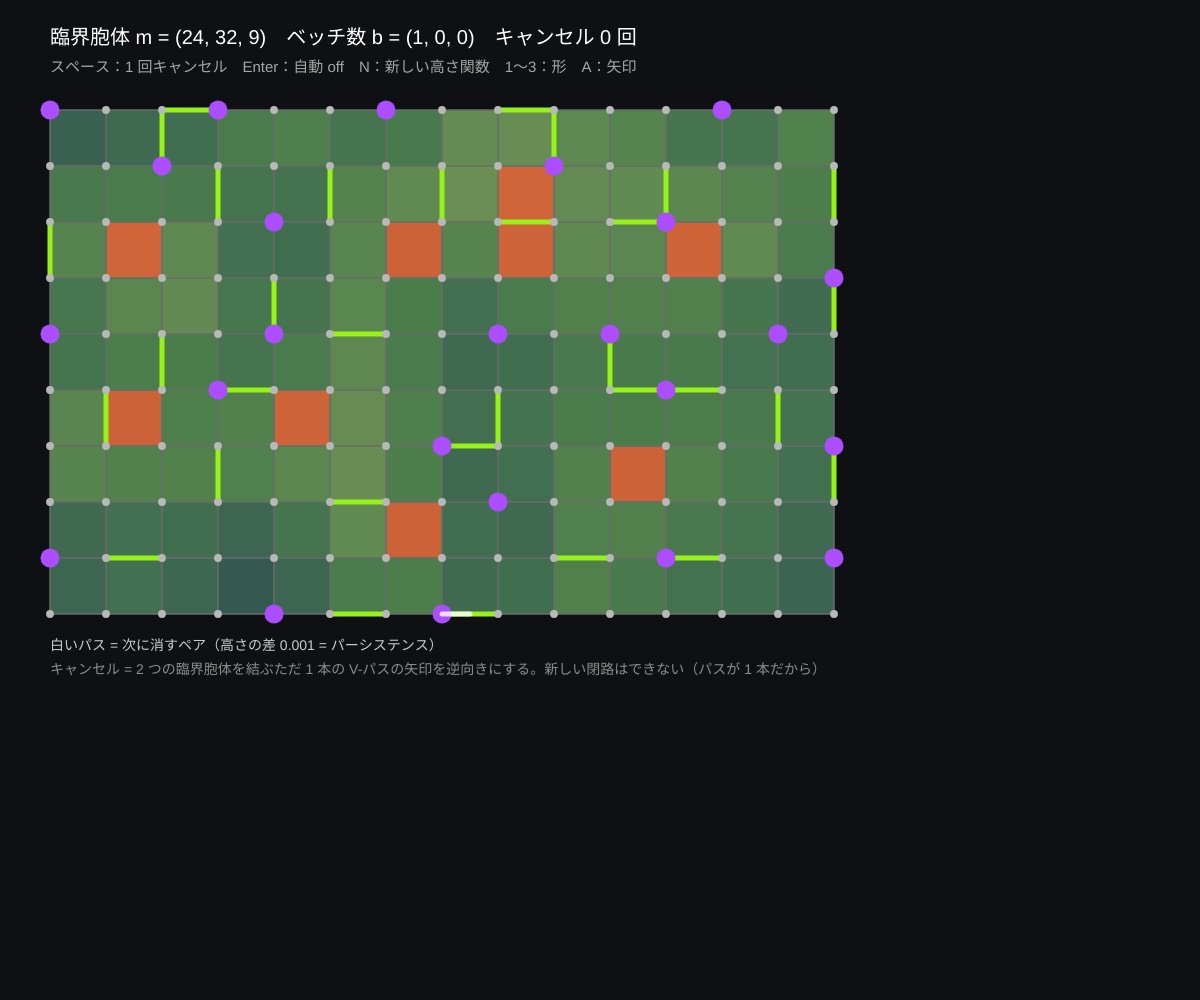
Frame 1 (no input)
Frame 60 (no input): identical to frame 1, image omitted
Frame 120 (the mouse pressed at the canvas centre since frame 60): identical to frame 1, image omitted

The p5.js sketch that drew this single still picture (run headless with seeded random() and noise() and a simulated clock; from frame 60 on, the mouse is pressed at the canvas centre):

// p5.js sketch
// ── sketch.js
// ============================================
// 07 臨界胞体を減らす ─ キャンセルで最適な勾配場へ
// 余分な臨界胞体は「極小と鞍点」「鞍点と極大」のペアで現れる。2 つを結ぶ V-パスがちょうど 1 本なら、
//   そのパスの矢印を全部逆向きにすると（キャンセル）、閉路を作らずに臨界胞体が 2 つ減る
//   高さの差（パーシステンス）が小さいペアから順に消していく貪欲法。m_k = b_k になったら最適（完全モース関数）
// スペース = 1 回キャンセル / Enter = 自動 / N = 新しい高さ関数 / 1〜3 = 円盤・円環・穴 2 つ / A = 矢印
// ============================================

let nx = 14, ny = 9, cs = 56;     // ★ 格子の大きさ
let cx, pos, pair = [], h = [];
let ox = 50, oy = 110, shapeNo = 1, auto = false, showArrows = false;
let lastPath = null, flash = 0, msg = '', nCancel = 0;

function setup() {
  createCanvas(windowWidth, windowHeight);
  colorMode(HSB, 360, 100, 100, 100);
  buildComplex();
}
function buildComplex() {
  let holes = shapeNo === 1 ? [] : shapeNo === 2 ? [[5, 3, 4, 3]] : [[3, 3, 3, 3], [8, 3, 3, 3]];
  cx = makeGridComplex(nx, ny, 'none', (i, j) => !holes.some(([x, y, w, hh]) => i >= x && i < x + w && j >= y && j < y + hh));
  pos = gridPositions(cx, ox, oy, cs);
  newHeight();
}
function newHeight() {
  noiseSeed(Math.floor(random(10000)));
  h = [];
  for (let i = 0; i <= nx; i++) for (let j = 0; j <= ny; j++) if (cx.vid[i][j] >= 0) h[cx.vid[i][j]] = noise(i * 0.5, j * 0.5) + 0.0001 * (i * 3 + j);
  pair = gradientFromHeight(cx, h);
  lastPath = null; nCancel = 0; auto = false; msg = '';
}
// 胞体の高さ = いちばん高い頂点の高さ
function cellHeight(c) { return Math.max(...cx.cells[c].verts.map((v) => h[v])); }

// ★ キャンセルできるペアを探す：臨界胞体 c から降りる V-パスのうち、終点が同じものが 1 本だけのもの。高さの差が最小のものを返す
function findCancellable() {
  let best = null;
  for (let c = 0; c < cx.cells.length; c++) {
    if (pair[c] >= 0 || cx.cells[c].dim === 0) continue;
    let paths = descendPaths(cx, pair, c), ends = {};
    for (let p of paths) { let e = p[p.length - 1]; ends[e] = (ends[e] || []).concat([p]); }
    for (let e in ends) if (ends[e].length === 1) {
      let pers = cellHeight(c) - cellHeight(Number(e));
      if (!best || pers < best.pers) best = { path: ends[e][0], pers };
    }
  }
  return best;
}
// ★ キャンセル：パス c0, c1, c2, … の矢印を (c0,c1), (c2,c3), … に組み替える（向きが逆になる）
function cancel(path) {
  for (let k = 0; k + 1 < path.length; k += 2) { pair[path[k]] = path[k + 1]; pair[path[k + 1]] = path[k]; }
}
function stepCancel() {
  let c = findCancellable();
  if (!c) { auto = false; msg = 'キャンセルできるペアがない'; return; }
  cancel(c.path); lastPath = c.path; flash = 1; nCancel++;
  msg = (cx.cells[c.path[0]].dim === 1 ? '鞍点 − 極小' : '極大 − 鞍点') + ' のペアを消した（高さの差 ' + nf(c.pers, 1, 3) + '）';
}

function draw() {
  background(225, 30, 8);
  if (auto && frameCount % 20 === 0) stepCancel();
  flash *= 0.96;
  noStroke();
  for (let i = 0; i < nx; i++) for (let j = 0; j < ny; j++) {
    let f = cx.fid[i][j]; if (f < 0) continue;
    let v = cx.cells[f].verts.reduce((s, q) => s + h[q], 0) / cx.cells[f].verts.length;
    fill(200 - v * 150, 40, 25 + v * 45); rect(ox + i * cs, oy + j * cs, cs, cs);
  }
  drawGridComplex(cx, pair, ox, oy, cs, showArrows, null, true);
  // 次に消すパス（白）と直前に消したパス（黄）
  let nxt = auto ? null : findCancellable();
  if (nxt) { stroke(0, 0, 100, 80); strokeWeight(5); noFill(); beginShape(); for (let c of nxt.path) vertex(pos[c].x, pos[c].y); endShape(); }
  if (lastPath && flash > 0.05) { stroke(48, 90, 100, flash * 100); strokeWeight(8); noFill(); beginShape(); for (let c of lastPath) vertex(pos[c].x, pos[c].y); endShape(); }

  let m = countCritical(cx, pair), b = bettiNumbers(cx);
  let optimal = m[0] === b.b0 && m[1] === b.b1 && m[2] === b.b2;
  fill(0, 0, 100); noStroke(); textSize(20); textAlign(LEFT, BASELINE);
  text('臨界胞体 m = (' + m.join(', ') + ')　ベッチ数 b = (' + b.b0 + ', ' + b.b1 + ', ' + b.b2 + ')　キャンセル ' + nCancel + ' 回', ox, 44);
  fill(0, 0, 65); textSize(15);
  text('スペース：1 回キャンセル　Enter：自動 ' + (auto ? 'ON' : 'off') + '　N：新しい高さ関数　1〜3：形　A：矢印　　' + msg, ox, 72);
  if (optimal) {
    fill(48, 90, 100); textSize(34); textAlign(CENTER, CENTER);
    text('★ 最適！ m_k = b_k　完全モース関数（これ以上減らせない）', ox + nx * cs / 2, oy + ny * cs / 2);
    textAlign(LEFT, BASELINE);
  } else if (nxt) { fill(0, 0, 80); textSize(14); text('白いパス = 次に消すペア（高さの差 ' + nf(nxt.pers, 1, 3) + ' = パーシステンス）', ox, oy + ny * cs + 36); }
  else { fill(0, 80, 100); textSize(14); text('V-パスが 2 本以上あるペアしか残っていない → 貪欲法ではここまで（N で別の関数を試そう）', ox, oy + ny * cs + 36); }
  fill(0, 0, 55); textSize(14);
  text('キャンセル = 2 つの臨界胞体を結ぶただ 1 本の V-パスの矢印を逆向きにする。新しい閉路はできない（パスが 1 本だから）', ox, oy + ny * cs + 60);
}

function keyPressed() {
  if (key === ' ') stepCancel();
  if (key === ENTER) auto = !auto;
  if (key === 'n' || key === 'N') newHeight();
  if (key === 'a' || key === 'A') showArrows = !showArrows;
  if (key === '1' || key === '2' || key === '3') { shapeNo = Number(key); buildComplex(); }
}

// ---------- やってみよう ----------
// 1. スペースを 1 回押すたびに m がどう変わるか記録しよう。m0 − m1 + m2 は？
// 2. 「高さの差が小さい順」をやめて、大きい順に消すとどうなる？（findCancellable の < を > に）
// 3. 円環（2）で最適になったとき、残った鞍点（ライムの辺）は穴のどこにある？
// 4. キャンセルできないペア（V-パスが 2 本）がある高さ関数を N で探して、なぜ 2 本あるのか図で考えよう


// ==================================================
// ここから下は「離散モース理論の道具」
//   格子の胞体複体をつくる・ベッチ数を数える・高さ関数から勾配場をつくる・V-パスをたどる・臨界胞体を数える・描く
// ==================================================

// 格子（nx × ny マス）の胞体複体。ident は辺の同一視：'none' | 'torus' | 'sphere' | 'klein'
//   mask(i, j) が false のマス（面）は入れない（穴のある複体をつくる）
//   返り値 cx：cells = [{ dim, verts, faces, cofaces }]（頂点 → 辺 → 面の順に番号）
//             vid[i][j]・eh[i][j]（横の辺）・ev[i][j]（縦の辺）・fid[i][j] = 格子の位置 → 胞体番号（なければ -1）


// ==================================================
// ここから下は「離散モース理論の道具」
//   格子の胞体複体をつくる・高さ関数から勾配場をつくる・V-パスをたどる・ベッチ数を数える・描く
// ==================================================

// 格子（nx × ny マス）の胞体複体。ident は辺の同一視：'none' | 'torus' | 'sphere' | 'klein'
//   mask(i, j) が false のマス（面）は入れない（穴のある複体をつくる）
//   返り値 cx：cells = [{ dim, verts, faces, cofaces }]（頂点 → 辺 → 面の順に番号）
//             vid[i][j]・eh[i][j]（横の辺）・ev[i][j]（縦の辺）・fid[i][j] = 格子の位置 → 胞体番号（なければ -1）
function makeGridComplex(nx, ny, ident, mask) {
  ident = ident || 'none';
  let canon = (i, j) => {
    if (ident === 'torus') { i = i % nx; j = j % ny; }
    else if (ident === 'klein') { if (i === nx) { i = 0; j = ny - j; } if (j === ny) j = 0; }
    else if (ident === 'sphere') { if (j === 0) { j = i; i = 0; } else if (i === nx) { i = j; j = ny; } }
    return i + ',' + j;
  };
  let cells = [], keyId = {};
  let getCell = (k, dim, verts) => { if (keyId[k] === undefined) { keyId[k] = cells.length; cells.push({ dim, verts, faces: [], cofaces: [] }); } return keyId[k]; };
  let vid = [], eh = [], ev = [], fid = [];
  for (let i = 0; i <= nx; i++) { vid[i] = []; eh[i] = []; ev[i] = []; fid[i] = []; for (let j = 0; j <= ny; j++) { vid[i][j] = -1; eh[i][j] = -1; ev[i][j] = -1; fid[i][j] = -1; } }
  let keep = (i, j) => i >= 0 && j >= 0 && i < nx && j < ny && (!mask || mask(i, j));
  for (let i = 0; i <= nx; i++) for (let j = 0; j <= ny; j++)
    if (keep(i, j) || keep(i - 1, j) || keep(i, j - 1) || keep(i - 1, j - 1)) { let v = getCell('v' + canon(i, j), 0, []); cells[v].verts = [v]; vid[i][j] = v; }
  // 辺は「格子のどの位置の辺か」で同一視する（同じ 2 頂点をもつ別の辺もあるので頂点の組では区別しない）
  let canonE = (i, j, dir) => {
    if (ident === 'torus') { i = i % nx; j = j % ny; }
    else if (ident === 'klein') { if (dir === 'h' && j === ny) j = 0; if (dir === 'v' && i === nx) { i = 0; j = ny - j - 1; } }
    else if (ident === 'sphere') { if (dir === 'h' && j === 0) { dir = 'v'; j = i; i = 0; } else if (dir === 'v' && i === nx) { dir = 'h'; i = j; j = ny; } }
    return 'e' + dir + i + ',' + j;
  };
  let addEdge = (k, a, b) => (a < 0 || b < 0 || a === b) ? -1 : getCell(k, 1, [Math.min(a, b), Math.max(a, b)]);
  for (let i = 0; i <= nx; i++) for (let j = 0; j <= ny; j++) {
    if (i < nx && (keep(i, j) || keep(i, j - 1))) eh[i][j] = addEdge(canonE(i, j, 'h'), vid[i][j], vid[i + 1][j]);
    if (j < ny && (keep(i, j) || keep(i - 1, j))) ev[i][j] = addEdge(canonE(i, j, 'v'), vid[i][j], vid[i][j + 1]);
  }
  for (let i = 0; i < nx; i++) for (let j = 0; j < ny; j++) {
    if (!keep(i, j)) continue;
    let vs = [...new Set([vid[i][j], vid[i + 1][j], vid[i][j + 1], vid[i + 1][j + 1]])].sort((a, b) => a - b);
    let f = getCell('f' + i + ',' + j, 2, vs);
    fid[i][j] = f;
    for (let e of [eh[i][j], eh[i][j + 1], ev[i][j], ev[i + 1][j]]) if (e >= 0) { cells[e].ncof = (cells[e].ncof || 0) + 1; if (!cells[f].faces.includes(e)) cells[f].faces.push(e); }
  }
  for (let c = 0; c < cells.length; c++) {
    if (cells[c].dim === 1) cells[c].faces = cells[c].verts.slice();
    for (let f of cells[c].faces) if (!cells[f].cofaces.includes(c)) cells[f].cofaces.push(c);
  }
  return { cells, nx, ny, vid, eh, ev, fid, ident };
}

// ベッチ数：b0 = つながった塊の数（Union-Find）、b2 = 閉じた曲面の数、b1 = b0 + b2 − χ（Z2 係数）
function bettiNumbers(cx) {
  let cells = cx.cells, V = 0, E = 0, F = 0;
  let parent = cells.map((c, i) => i);
  let find = (a) => { while (parent[a] !== a) { parent[a] = parent[parent[a]]; a = parent[a]; } return a; };
  let union = (a, b) => { a = find(a); b = find(b); if (a !== b) parent[a] = b; };
  for (let i = 0; i < cells.length; i++) {
    let c = cells[i];
    if (c.dim === 0) V++;
    else if (c.dim === 1) { E++; union(c.verts[0], c.verts[1]); }
    else { F++; for (let e of c.faces) if (cells[e].cofaces.length === 2) union(cells[e].cofaces[0], cells[e].cofaces[1]); }   // 辺を共有する面をつなぐ
  }
  let b0 = 0, closed = {};
  for (let i = 0; i < cells.length; i++) {
    if (cells[i].dim === 0 && find(i) === i) b0++;
    if (cells[i].dim === 2) { let r = find(i); if (closed[r] === undefined) closed[r] = true; for (let e of cells[i].faces) if ((cells[e].ncof || 0) !== 2) closed[r] = false; }   // ncof = 面に接する回数（折り返しは 2 回）
  }
  let b2 = Object.values(closed).filter((x) => x).length;
  let chi = V - E + F;
  return { b0, b1: b0 + b2 - chi, b2, chi, V, E, F };
}

// 高さ関数 h[頂点] から離散勾配場（ペアリング）をつくる（lower star 法：Robins ら 2011）
//   返り値 pair[胞体] = 矢印の相手の胞体番号、臨界なら -1
function gradientFromHeight(cx, h) {
  let cells = cx.cells, n = cells.length;
  let pair = new Array(n).fill(-1), done = new Array(n).fill(false);
  // 胞体の「値」= 頂点の高さを大きい順に並べた列（同じ高さは頂点番号で区別）
  let gval = cells.map((c) => c.verts.map((v) => [h[v], v]).sort((a, b) => b[0] - a[0] || b[1] - a[1]));
  let cmp = (a, b) => { let x = gval[a], y = gval[b]; for (let k = 0; k < Math.min(x.length, y.length); k++) { if (x[k][0] !== y[k][0]) return x[k][0] - y[k][0]; if (x[k][1] !== y[k][1]) return x[k][1] - y[k][1]; } return x.length - y.length; };
  for (let x = 0; x < n; x++) {
    if (cells[x].dim !== 0) continue;
    let inL = {}, L = [];                                   // x の lower star：x がいちばん高い頂点である胞体
    for (let e of cells[x].cofaces) if (gval[e][0][1] === x) { L.push(e); inL[e] = true; for (let f of cells[e].cofaces) if (gval[f][0][1] === x && !inL[f]) { L.push(f); inL[f] = true; } }
    done[x] = true;
    if (!L.length) continue;                                // 臨界な頂点（極小）
    let unpaired = (a) => cells[a].faces.filter((b) => inL[b] && !done[b]);
    let edges = L.filter((c) => cells[c].dim === 1).sort(cmp);
    let delta = edges[0];
    pair[x] = delta; pair[delta] = x; done[delta] = true;   // いちばん低い辺と x をペアに
    let pq0 = edges.slice(1), pq1 = [];
    let addCof = (a) => { for (let b of cells[a].cofaces) if (inL[b] && !done[b] && unpaired(b).length === 1 && !pq1.includes(b)) pq1.push(b); };
    addCof(delta);
    while (pq0.length || pq1.length) {
      while (pq1.length) {
        pq1.sort(cmp);
        let a = pq1.shift(), u = unpaired(a);
        if (u.length === 0) pq0.push(a);
        else { let b = u[0]; pair[a] = b; pair[b] = a; done[a] = done[b] = true; pq0 = pq0.filter((c) => c !== b); addCof(a); addCof(b); }
      }
      if (pq0.length) { pq0.sort(cmp); let g = pq0.shift(); done[g] = true; addCof(g); }   // g は臨界
    }
  }
  return pair;
}

// 臨界胞体 c（次元 k）から矢印をたどって下る V-パスをすべて集める（次元 k−1 の臨界胞体で終わる）
//   返り値：パス（胞体番号の列）の配列。閉路に出会ったパスには loop = true がつく
function descendPaths(cx, pair, c, maxLen) {
  let cells = cx.cells, out = [], path = [c], onPath = { [c]: true };
  let walk = () => {
    let a = path[path.length - 1];
    for (let b of cells[a].faces) {
      if (b === pair[a]) continue;
      let p = pair[b];
      if (p < 0) out.push(path.concat([b]));
      else if (cells[p].dim === cells[a].dim) {
        if (onPath[p]) { let q = path.concat([b, p]); q.loop = true; out.push(q); }
        else if (path.length < (maxLen || 4000)) { path.push(b, p); onPath[p] = true; walk(); path.pop(); path.pop(); onPath[p] = false; }
      }
    }
  };
  walk();
  return out;
}

// 臨界胞体の数 [m0, m1, m2]
function countCritical(cx, pair) {
  let m = [0, 0, 0];
  for (let i = 0; i < cx.cells.length; i++) if (pair[i] < 0) m[cx.cells[i].dim]++;
  return m;
}

// 各胞体の描く位置 pos[胞体] = { x, y }（頂点 = 格子点、辺 = 中点、面 = 中心。同一視された胞体は最初の位置）
function gridPositions(cx, ox, oy, cs) {
  let pos = new Array(cx.cells.length).fill(null);
  let put = (c, x, y) => { if (c >= 0 && !pos[c]) pos[c] = { x, y }; };
  for (let i = 0; i <= cx.nx; i++) for (let j = 0; j <= cx.ny; j++) {
    put(cx.vid[i][j], ox + i * cs, oy + j * cs);
    put(cx.eh[i][j], ox + (i + 0.5) * cs, oy + j * cs);
    put(cx.ev[i][j], ox + i * cs, oy + (j + 0.5) * cs);
    put(cx.fid[i][j], ox + (i + 0.5) * cs, oy + (j + 0.5) * cs);
  }
  return pos;
}

// 格子複体を描く（左上 ox, oy・1 マス cs）。臨界：頂点 = 紫、辺 = ライム、面 = コーラル。showArrows で矢印も描く
//   g を渡すとその createGraphics に描く（省略ならキャンバス）。onlyCritFaces なら臨界でない面は塗らない
function drawGridComplex(cx, pair, ox, oy, cs, showArrows, g, onlyCritFaces) {
  g = g || window;
  let { cells, nx, ny, vid, eh, ev, fid } = cx;
  g.noStroke();
  for (let i = 0; i < nx; i++) for (let j = 0; j < ny; j++) {
    let f = fid[i][j]; if (f < 0) continue;
    if (pair[f] < 0) g.fill(12, 80, 95, 75); else if (onlyCritFaces) continue; else g.fill(225, 25, 22);
    g.rect(ox + i * cs + 1, oy + j * cs + 1, cs - 2, cs - 2);
  }
  for (let i = 0; i <= nx; i++) for (let j = 0; j <= ny; j++) {
    let e = eh[i][j];
    if (e >= 0) { if (pair[e] < 0) { g.stroke(85, 90, 95); g.strokeWeight(5); } else { g.stroke(0, 0, 42); g.strokeWeight(1.5); } g.line(ox + i * cs, oy + j * cs, ox + (i + 1) * cs, oy + j * cs); }
    e = ev[i][j];
    if (e >= 0) { if (pair[e] < 0) { g.stroke(85, 90, 95); g.strokeWeight(5); } else { g.stroke(0, 0, 42); g.strokeWeight(1.5); } g.line(ox + i * cs, oy + j * cs, ox + i * cs, oy + (j + 1) * cs); }
  }
  g.noStroke();
  for (let i = 0; i <= nx; i++) for (let j = 0; j <= ny; j++) {
    let v = vid[i][j]; if (v < 0) continue;
    if (pair[v] < 0) { g.fill(272, 70, 100); g.circle(ox + i * cs, oy + j * cs, cs * 0.34); } else { g.fill(0, 0, 72); g.circle(ox + i * cs, oy + j * cs, Math.max(3, cs * 0.14)); }
  }
  if (!showArrows) return;
  let half = cs / 2;
  for (let i = 0; i <= nx; i++) for (let j = 0; j <= ny; j++) {
    let x = ox + i * cs, y = oy + j * cs, v = vid[i][j];
    if (v >= 0 && pair[v] >= 0) {                                        // 頂点 → 辺
      let p = pair[v];
      if (i < nx && eh[i][j] === p) drawArrow(x, y, x + half, y, cs, g);
      if (i > 0 && eh[i - 1][j] === p) drawArrow(x, y, x - half, y, cs, g);
      if (j < ny && ev[i][j] === p) drawArrow(x, y, x, y + half, cs, g);
      if (j > 0 && ev[i][j - 1] === p) drawArrow(x, y, x, y - half, cs, g);
    }
    let e = eh[i][j];
    if (e >= 0 && pair[e] >= 0 && cells[pair[e]].dim === 2) {            // 横の辺 → 面
      if (j < ny && fid[i][j] === pair[e]) drawArrow(x + half, y, x + half, y + half, cs, g);
      if (j > 0 && fid[i][j - 1] === pair[e]) drawArrow(x + half, y, x + half, y - half, cs, g);
    }
    e = ev[i][j];
    if (e >= 0 && pair[e] >= 0 && cells[pair[e]].dim === 2) {            // 縦の辺 → 面
      if (i < nx && fid[i][j] === pair[e]) drawArrow(x, y + half, x + half, y + half, cs, g);
      if (i > 0 && fid[i - 1][j] === pair[e]) drawArrow(x, y + half, x - half, y + half, cs, g);
    }
  }
}

function drawArrow(x1, y1, x2, y2, cs, g) {
  g = g || window;
  let a = Math.atan2(y2 - y1, x2 - x1), hd = Math.min(8, cs * 0.22);
  g.stroke(48, 70, 100); g.strokeWeight(Math.max(1.5, cs * 0.06));
  g.line(x1, y1, x2, y2);
  g.noStroke(); g.fill(48, 70, 100);
  g.triangle(x2, y2, x2 - hd * Math.cos(a - 0.5), y2 - hd * Math.sin(a - 0.5), x2 - hd * Math.cos(a + 0.5), y2 - hd * Math.sin(a + 0.5));
}
